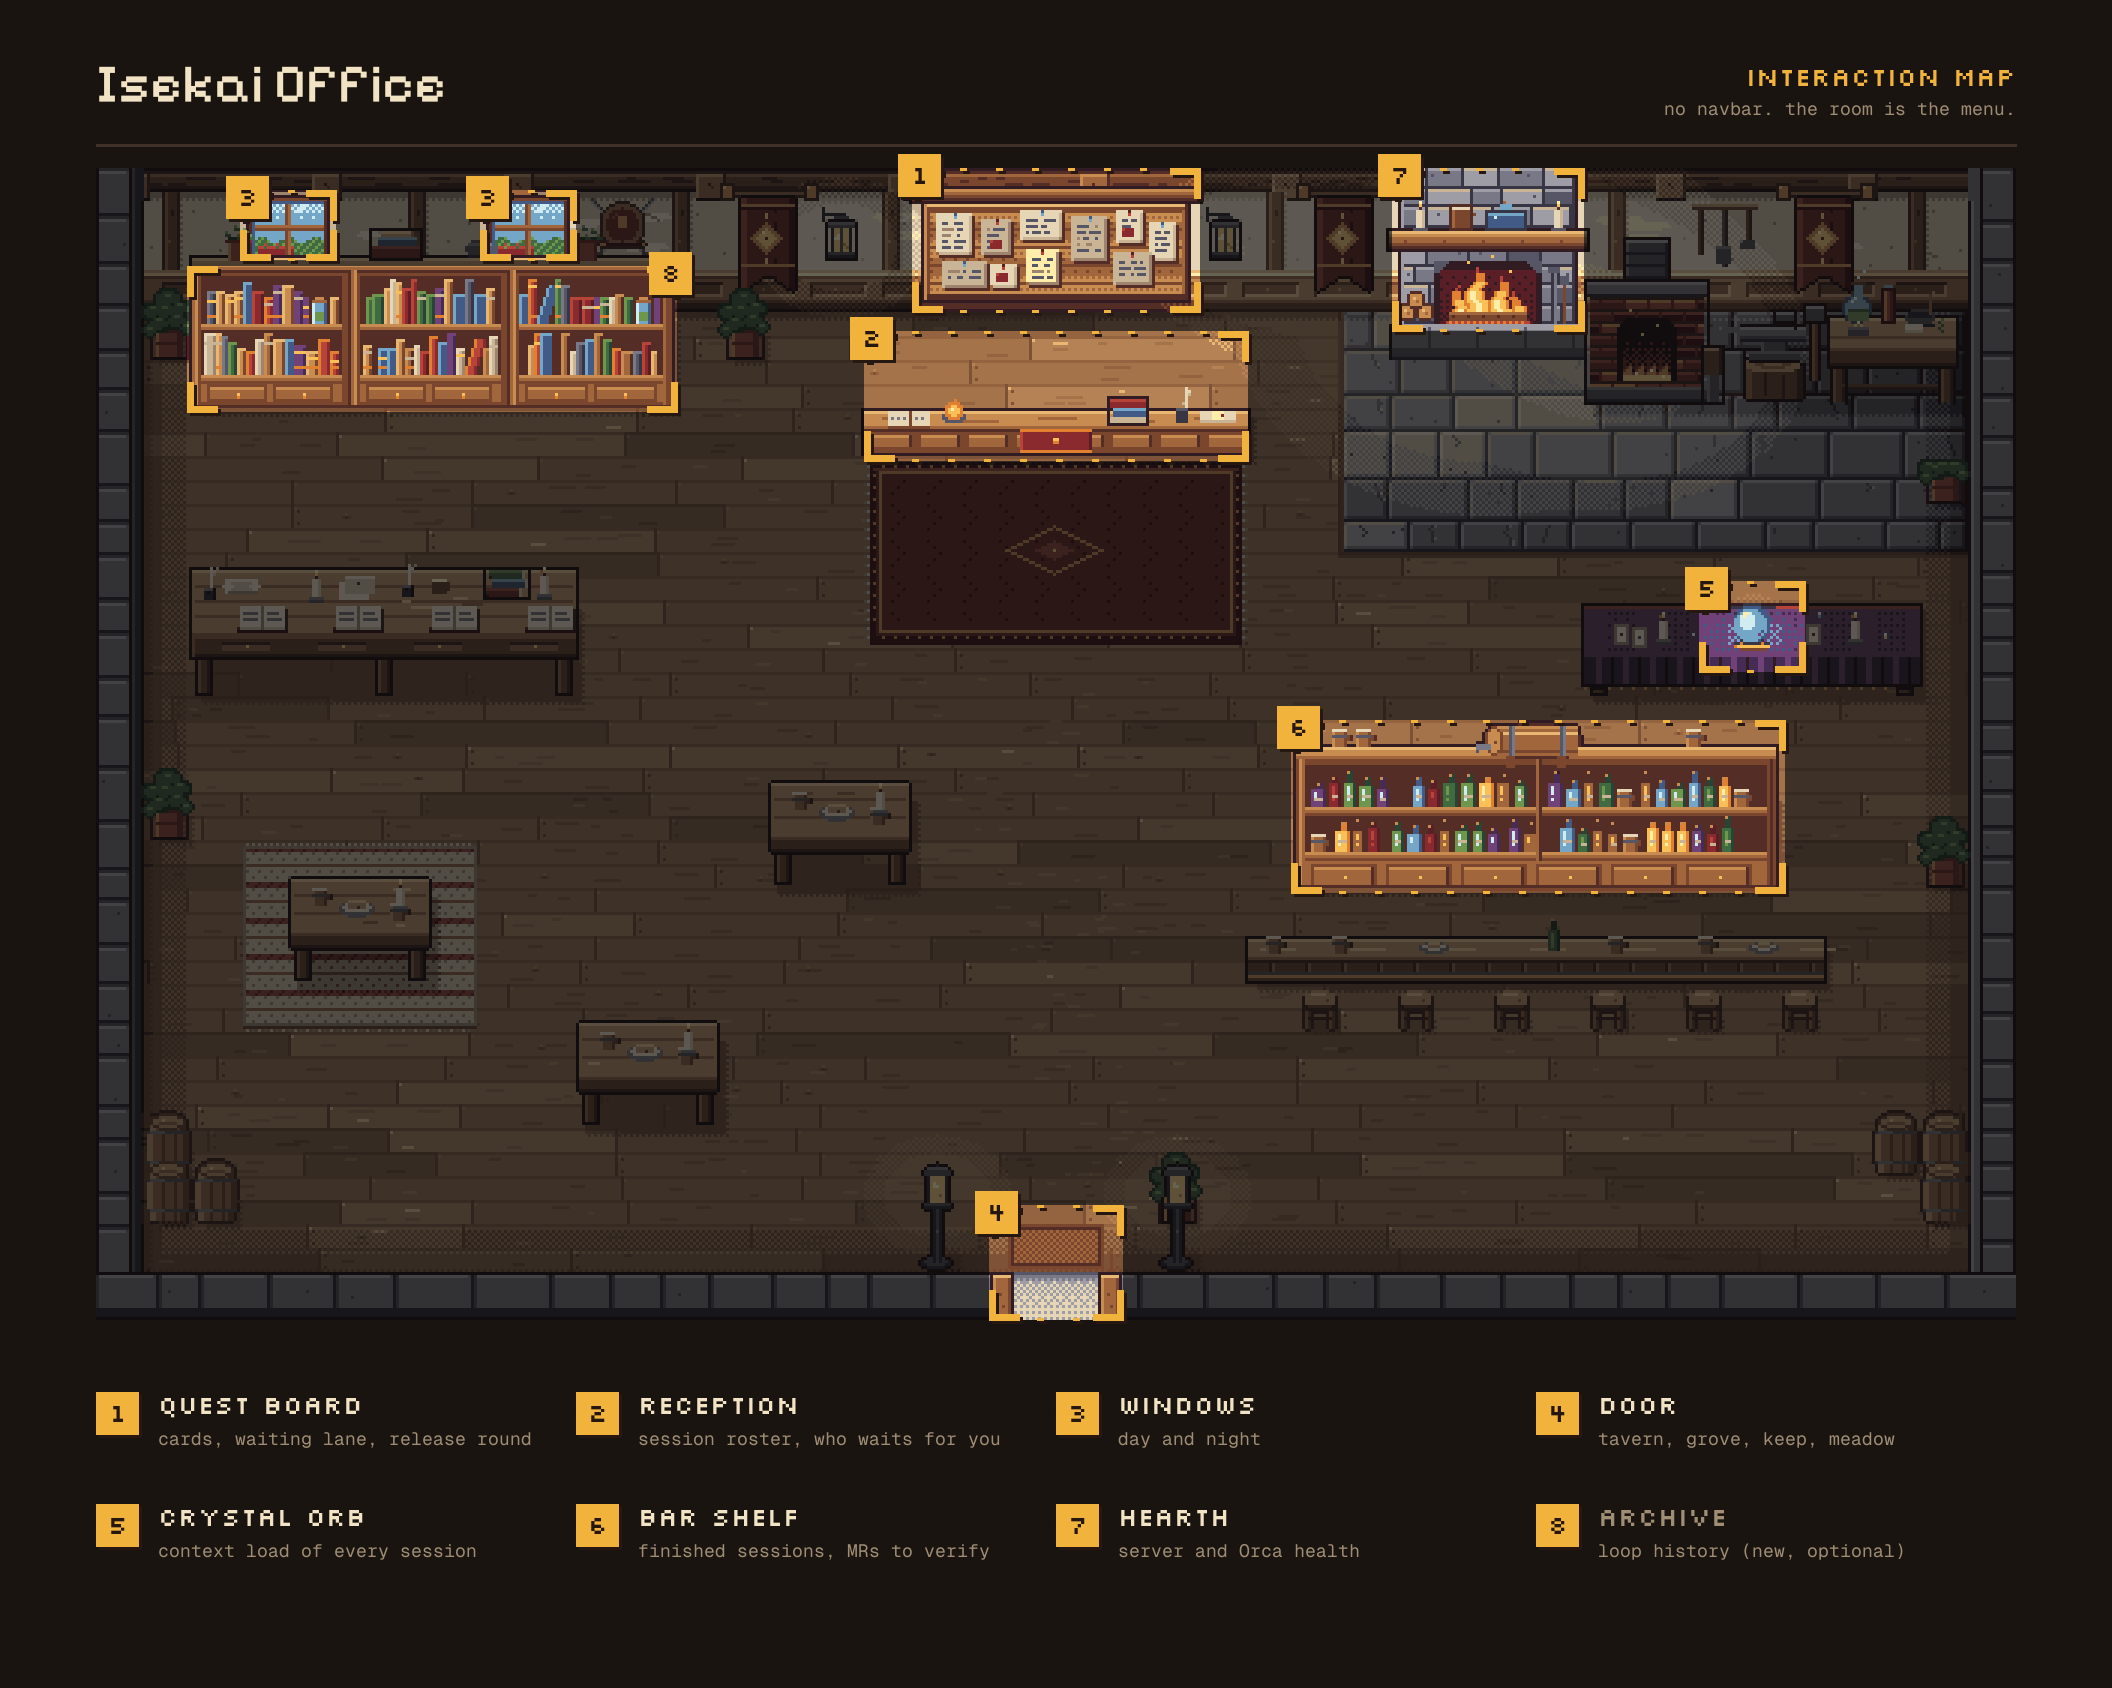

Recreate this plot in Python.
import sys
from pathlib import Path

from PIL import Image, ImageDraw, ImageEnhance, ImageFont

ROOT = Path(__file__).resolve().parent.parent
FONTS = Path(sys.argv[1])
SCALE = 3
TILE = 16 * SCALE
MARGIN = 96
TOP = 168
ROOM_W, ROOM_H = 640 * SCALE, 384 * SCALE
LEGEND_GAP = 72
LEGEND_ROW = 112
WIDTH = ROOM_W + MARGIN * 2
HEIGHT = TOP + ROOM_H + LEGEND_GAP + LEGEND_ROW * 2 + 72

GROUND = (26, 20, 17)
INK = (241, 227, 196)
MUTED = (160, 142, 116)
AMBER = (242, 179, 61)
SHADOW = (38, 24, 16)

HOTSPOTS = [
    (1, "QUEST BOARD", "cards, waiting lane, release round", [(17, 0, 6, 3)], False),
    (2, "RECEPTION", "session roster, who waits for you", [(16, 3.4, 8, 2.7)], False),
    (3, "WINDOWS", "day and night", [(3, 0.45, 2, 1.45), (8, 0.45, 2, 1.45)], False),
    (4, "DOOR", "tavern, grove, keep, meadow", [(18.6, 21.6, 2.8, 2.4)], False),
    (5, "CRYSTAL ORB", "context load of every session", [(33.4, 8.6, 2.2, 1.9)], False),
    (6, "BAR SHELF", "finished sessions, MRs to verify", [(24.9, 11.5, 10.3, 3.6)], False),
    (7, "HEARTH", "server and Orca health", [(27, 0, 4, 3.4)], False),
    (8, "ARCHIVE", "loop history (new, optional)", [(1.9, 2.05, 10.2, 3.05)], True),
]


def font(name, size):
    return ImageFont.truetype(str(FONTS / name), size)


def room_box(rect):
    x, y, w, h = rect
    left = MARGIN + round(x * TILE)
    top = TOP + round(y * TILE)
    return left, top, left + round(w * TILE), top + round(h * TILE)


def bracket(draw, box, dashed):
    left, top, right, bottom = box
    arm = 30
    weight = 6
    for dx, dy, colour in ((3, 3, SHADOW), (0, 0, AMBER)):
        l, t, r, b = left + dx, top + dy, right + dx, bottom + dy
        corners = [
            (l, t, l + arm, t + weight), (l, t, l + weight, t + arm),
            (r - arm, t, r, t + weight), (r - weight, t, r, t + arm),
            (l, b - weight, l + arm, b), (l, b - arm, l + weight, b),
            (r - arm, b - weight, r, b), (r - weight, b - arm, r, b),
        ]
        for corner in corners:
            draw.rectangle(corner, fill=colour)
        if dashed:
            continue
        step = 18
        for x in range(l + arm + step, r - arm - step + 1, step * 2):
            draw.rectangle((x, t, x + 6, t + 2), fill=colour)
            draw.rectangle((x, b - 2, x + 6, b), fill=colour)


def badge(draw, x, y, number, face):
    size = 42
    draw.rectangle((x + 3, y + 3, x + size + 3, y + size + 3), fill=SHADOW)
    draw.rectangle((x, y, x + size, y + size), fill=AMBER)
    draw.text((x + size / 2 + 1, y + size / 2 - 1), str(number), font=face, fill=SHADOW, anchor="mm")


def main():
    room = Image.open(ROOT / "web/public/assets/rooms/tavern.png").convert("RGB")
    room = room.resize((ROOM_W, ROOM_H), Image.NEAREST)
    dimmed = ImageEnhance.Brightness(ImageEnhance.Color(room).enhance(0.55)).enhance(0.42)

    canvas = Image.new("RGB", (WIDTH, HEIGHT), GROUND)
    canvas.paste(dimmed, (MARGIN, TOP))
    for _, _, _, rects, _ in HOTSPOTS:
        for rect in rects:
            left, top, right, bottom = room_box(rect)
            crop = room.crop((left - MARGIN, top - TOP, right - MARGIN, bottom - TOP))
            canvas.paste(crop, (left, top))

    draw = ImageDraw.Draw(canvas)
    title = font("PixelifySans-Medium.ttf", 54)
    name = font("Silkscreen-Regular.ttf", 26)
    note = font("GeistMono-Regular.ttf", 18)
    digit = font("Silkscreen-Regular.ttf", 26)

    draw.text((MARGIN, 84), "Isekai Office", font=title, fill=INK, anchor="lm")
    draw.text((WIDTH - MARGIN, 76), "INTERACTION MAP", font=name, fill=AMBER, anchor="rm")
    draw.text((WIDTH - MARGIN, 108), "no navbar. the room is the menu.", font=note, fill=MUTED, anchor="rm")
    draw.rectangle((MARGIN, TOP - 24, WIDTH - MARGIN, TOP - 22), fill=(64, 50, 40))

    for number, _, _, rects, dashed in HOTSPOTS:
        for rect in rects:
            box = room_box(rect)
            bracket(draw, box, dashed)
            badge(draw, box[2] - 28 if dashed else box[0] - 14, box[1] - 14, number, digit)

    legend_top = TOP + ROOM_H + LEGEND_GAP
    column = ROOM_W // 4
    for index, (number, label, text, _, dashed) in enumerate(HOTSPOTS):
        x = MARGIN + (index % 4) * column
        y = legend_top + (index // 4) * LEGEND_ROW
        badge(draw, x, y, number, digit)
        draw.text((x + 62, y + 12), label, font=name, fill=MUTED if dashed else INK, anchor="lm")
        draw.text((x + 62, y + 46), text, font=note, fill=MUTED, anchor="lm")

    canvas.save(ROOT / "design/interaction-map.png")


main()
